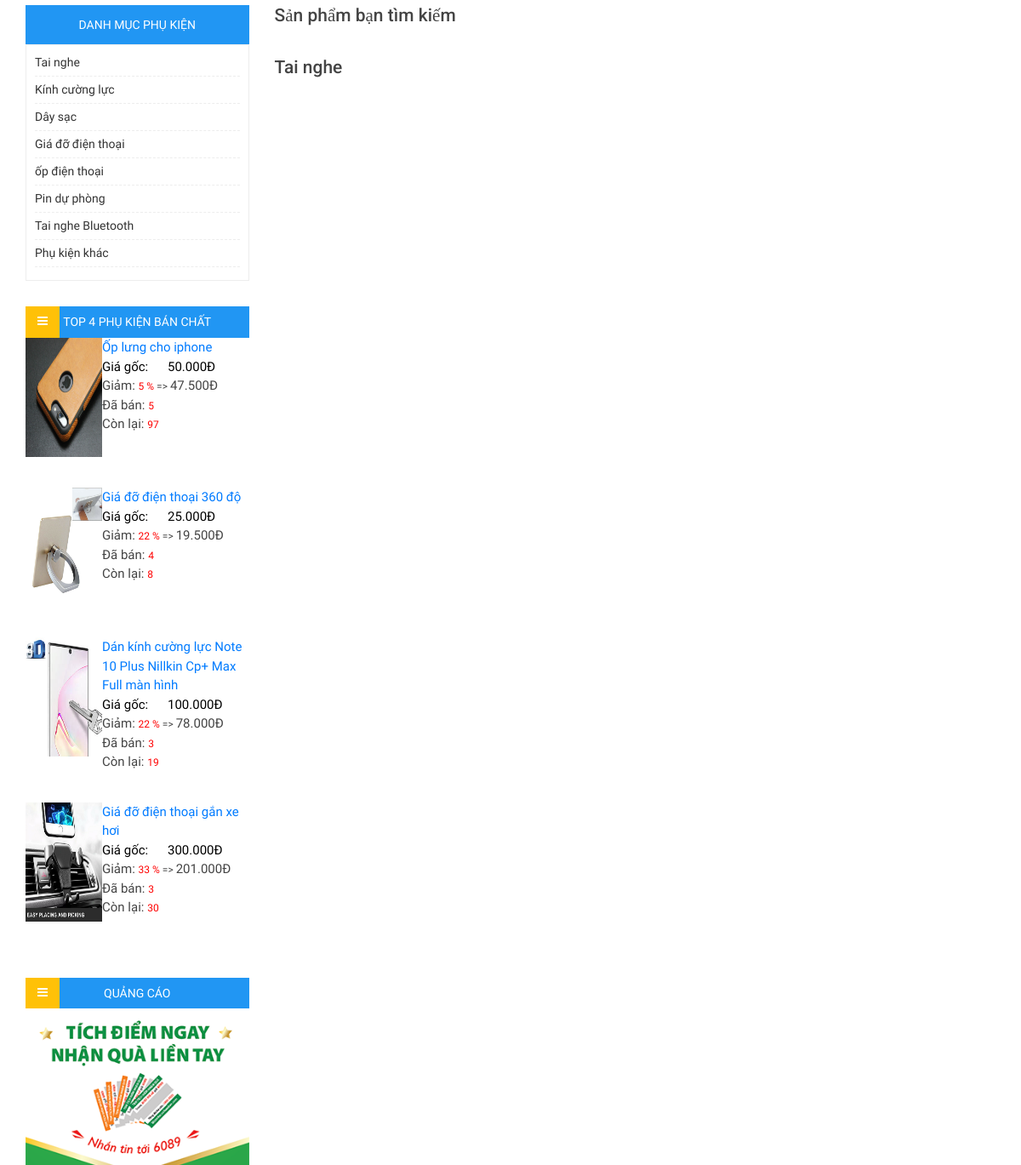
The app's page /danhmucsanpham.php?id=2 (middle part), older data.
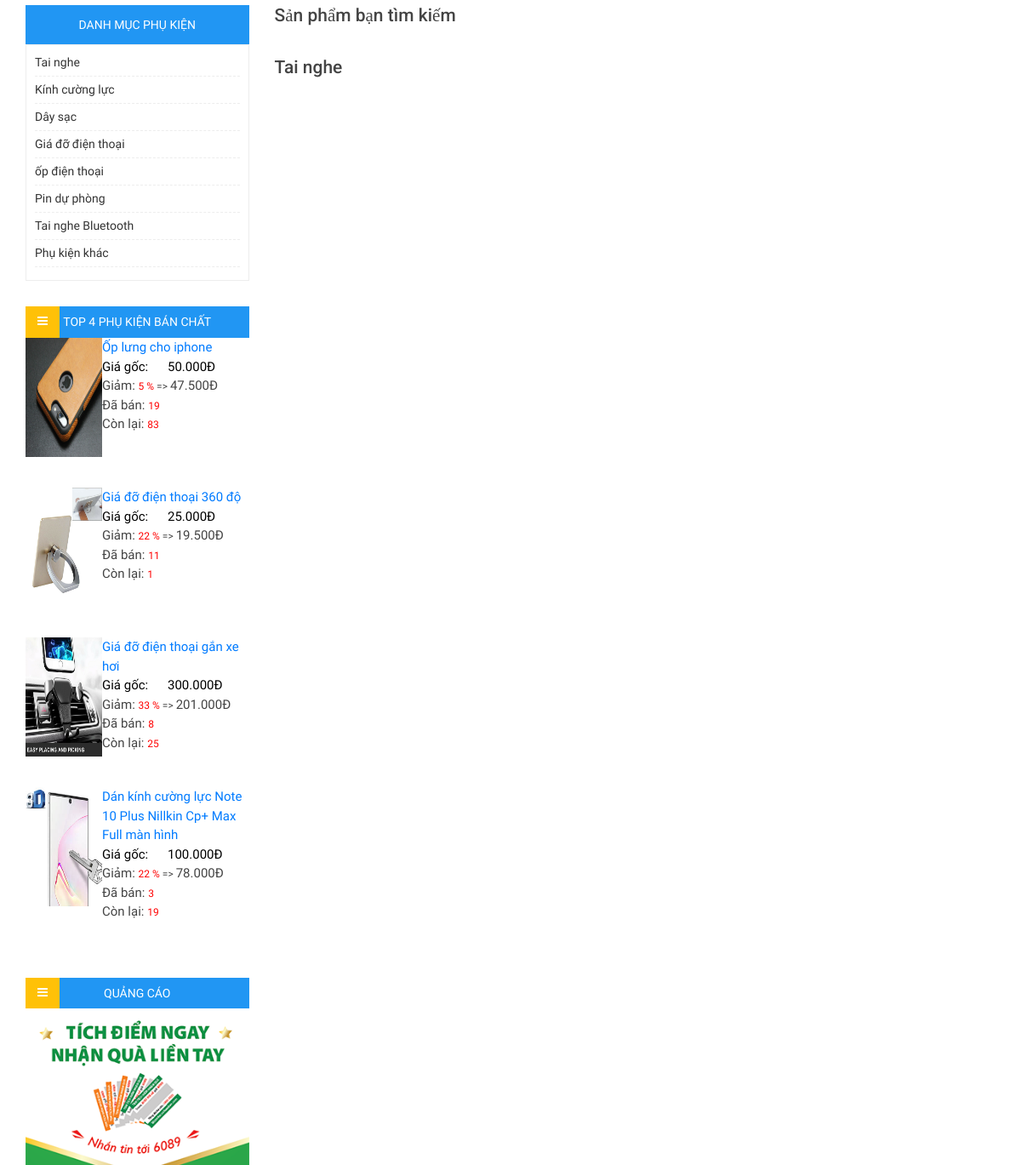
The same page, newer data.
### tables this page shows
CREATE TABLE `category` (
  `id` int(11) NOT NULL,
  `name` varchar(100) DEFAULT NULL,
  `slug` varchar(100) DEFAULT NULL,
  `images` varchar(1) DEFAULT NULL,
  `banner` varchar(100) DEFAULT NULL,
  `home` tinyint(4) DEFAULT 0,
  `status` tinyint(4) DEFAULT 1,
  `created_at` timestamp NOT NULL DEFAULT current_timestamp(),
  `update_at` timestamp NOT NULL DEFAULT current_timestamp() ON UPDATE current_timestamp()
);

CREATE TABLE `product` (
  `id` int(11) NOT NULL,
  `name` varchar(100) DEFAULT NULL,
  `slug` varchar(100) DEFAULT NULL,
  `price` int(11) DEFAULT NULL,
  `number` int(11) DEFAULT 0,
  `sale` int(11) DEFAULT 0,
  `thunbar` varchar(100) DEFAULT NULL,
  `category_id` int(11) DEFAULT NULL,
  `mota` text DEFAULT NULL,
  `like_pro` int(11) DEFAULT 0,
  `view` int(11) DEFAULT 0,
  `hot` int(11) DEFAULT 0,
  `pay` int(5) DEFAULT 0,
  `created_pro` timestamp NOT NULL DEFAULT current_timestamp() ON UPDATE current_timestamp(),
  `update_pro` timestamp NOT NULL DEFAULT current_timestamp() ON UPDATE current_timestamp()
);

### libraries/Database.php (called while the page is built, shortened)
<?php
    class Database
    {
        public $link;
        public function __construct()
        {
            $this->link = mysqli_connect("localhost","root","","btl") or die ();
            mysqli_set_charset($this->link,"utf8");
        }
        public function fetchsql( $sql )
        {
            $result = mysqli_query($this->link,$sql) or die("Lỗi  truy vấn sql " .mysqli_error($this->link));
            $data = [];
            if( $result)
            {
                while ($num = mysqli_fetch_assoc($result))
                {
                    $data[] = $num;
                }
            }
            return $data;
        }
        public function fetchID($table , $id )
        {
            $sql = "SELECT * FROM {$table} WHERE id = $id ";
            $result = mysqli_query($this->link,$sql) or die("Lỗi  truy vấn fetchID " .mysqli_error($this->link));
            return mysqli_fetch_assoc($result);
        }
         public function fetchAll($table)
        {
            $sql = "SELECT * FROM {$table} WHERE 1" ;
            $result = mysqli_query($this->link,$sql) or die("Lỗi Truy Vấn fetchAll " .mysqli_error($this->link));
            $data = [];
            if( $result)
            {
                while ($num = mysqli_fetch_assoc($result))
                {
                    $data[] = $num;
                }
            }
            return $data;
        }
    }
?>

### autoload/autoload.php (called while the page is built, shortened)
<?php
    require_once __DIR__. "/../libraries/Database.php";
    require_once __DIR__. "/../libraries/Function.php";
    $db = new Database;
    $category= $db->fetchAll("category");
    $sqlpay= "SELECT * FROM product WHERE 1 ORDER BY PAY DESC LIMIT 4";
    $productPay= $db -> fetchsql($sqlpay);
?>

### libraries/Function.php (called while the page is built, shortened)
<?php
    function getInput($string)
    {
        return isset($_GET[$string])? $_GET[$string]:'';
    }
    ?>
<?php
if ( ! function_exists('formatPrice2'))
{
    function formatPrice2($number , $sale = 0)
    {
       $number=intval($number);
       return $number= number_format($number,0,'.','.');
    }
}
?>

### danhmucsanpham.php (the view, shortened to what the changed rows need)
<?php
    require_once __DIR__. "/autoload/autoload.php";
    $id= intval(getInput('id'));
    $editCategory=$db->fetchID("category",$id);
 ?>
<?php require_once __DIR__. "/layouts/header.php"; ?>
<div class="col-xs-12 col-sm-12 col-md-12 col-lg-9 order-lg-1 order-0">
    <div class="product-section">
        <div class="content-product-box">
        <h3>Sản phẩm bạn tìm kiếm</h3>
        </div>
    <br>
    <br>
            <h3><?php echo $editCategory['name'] ?></h3>
    </div>
 </div>
<?php require_once __DIR__. "/layouts/footer.php"; ?>

### layouts/header.php (shortened to what the changed rows need)
<!DOCTYPE html>
<html lang="vi">
	<head>
		<link rel="stylesheet" href="public/libs/bootstrap/css/bootstrap.min.css">
		<link rel="stylesheet" href="public/libs/font-awesome/css/font-awesome.min.css">
		<link rel="stylesheet" href="css/main.css">
		<link rel="stylesheet" type="text/css" href="css/slick.css"/>
        <link rel="stylesheet" type="text/css" href="css/slick-theme.css"/>
		<link rel="stylesheet" href="css/responsive.css">
		<link rel="stylesheet" type="text/css" href="public/frontend/css/style2.css"/>
	</head>
	<body>
		<div id="wallpaper">
			<div id="content">
				<div class="product-box">
					<div class="container">
						<div class="row">
							<div class="col-xs-12 col-sm-12 col-md-12 col-lg-3 order-lg-0 order-1">
								<div class="sidebar">
									<div class="category-box">
										<div class="content-cat">
											<ul><?php foreach($category as $item) : ?>
												<li>
													<a href="danhmucsanpham.php?id=<?php echo $item['id'] ?>"> <?php echo $item['name'] ?></a>
												</li>
											<?php endforeach; ?></ul>
										</div>
									</div>
									<div class="widget">
										<div >
											<ul >
											<?php foreach($productPay as $item) : ?>
											<li>
												<a href="chitietsanpham.php?id=<?php echo $item['id'] ?>">
													<img src="admin/modules/product/images/<?php echo $item['thunbar'] ?>" class="img-responsive pull-left" width="90px" height="140px">
													<div   >
														<a style="font-size: 15px;" href="chitietsanpham.php?id=<?php echo $item['id'] ?>"><?php echo $item['name'] ?></a >
														<br>
														<a style="font-size: 15px;color: black;">Giá gốc: &emsp; </a>
														<a class="price" style="font-size: 15px;color: black;"><?php echo formatPrice2($item['price']) ?>Đ</a>
														<br>
														<a style="font-size: 15px;">Giảm: <a style="color:red;" ><?php echo $item['sale']?> %</a> =>
														<a class="price" style="font-size: 15px;"><?php echo formatPrice2($item['price']-($item['price']*$item['sale']/100)) ?>Đ</a> <a>
														<br>
														<a style="font-size: 15px;">Đã bán: <a style="color:red;" ><?php echo $item['pay']?></a>
														<br>
														<a style="font-size: 15px;">Còn lại: <a style="color:red;" ><?php echo $item['number']?></a>
													</div>
												</a>
												<br>
												<br>
											</li>
                            				<?php endforeach ?>
										</div>
									</div>
								</div>
							</div>

Row changes from the older to the newer data that the page shows:
changed product "Ốp lưng cho iphone": pay "5" → "19"; number "97" → "83"
changed product "Giá đỡ điện thoại 360 độ": pay "4" → "11"; number "8" → "1"
changed product "Giá đỡ điện thoại gắn xe hơi": pay "3" → "8"; number "30" → "25"; moves up the list
